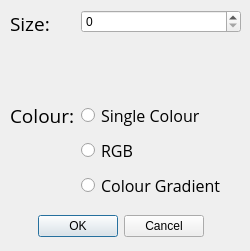
<?xml version="1.0" encoding="UTF-8"?>
<ui version="4.0">
 <class>ConfigDialog</class>
 <widget class="QDialog" name="ConfigDialog">
  <property name="geometry">
   <rect>
    <x>0</x>
    <y>0</y>
    <width>250</width>
    <height>251</height>
   </rect>
  </property>
  <property name="windowTitle">
   <string>Dialog</string>
  </property>
  <widget class="QDialogButtonBox" name="buttonBox">
   <property name="geometry">
    <rect>
     <x>10</x>
     <y>210</y>
     <width>221</width>
     <height>32</height>
    </rect>
   </property>
   <property name="orientation">
    <enum>Qt::Horizontal</enum>
   </property>
   <property name="standardButtons">
    <set>QDialogButtonBox::Cancel|QDialogButtonBox::Ok</set>
   </property>
   <property name="centerButtons">
    <bool>true</bool>
   </property>
  </widget>
  <widget class="QWidget" name="layoutWidget">
   <property name="geometry">
    <rect>
     <x>10</x>
     <y>10</y>
     <width>231</width>
     <height>190</height>
    </rect>
   </property>
   <layout class="QFormLayout" name="formLayout">
    <item row="1" column="0">
     <widget class="QLabel" name="label">
      <property name="font">
       <font>
        <family>Open Sans</family>
        <pointsize>14</pointsize>
       </font>
      </property>
      <property name="text">
       <string>Size:</string>
      </property>
     </widget>
    </item>
    <item row="1" column="1">
     <widget class="QSpinBox" name="spinBox"/>
    </item>
    <item row="2" column="1">
     <spacer name="verticalSpacer">
      <property name="orientation">
       <enum>Qt::Vertical</enum>
      </property>
      <property name="sizeHint" stdset="0">
       <size>
        <width>20</width>
        <height>40</height>
       </size>
      </property>
     </spacer>
    </item>
    <item row="3" column="0">
     <widget class="QLabel" name="label_2">
      <property name="font">
       <font>
        <family>Open Sans</family>
        <pointsize>14</pointsize>
       </font>
      </property>
      <property name="text">
       <string>Colour:</string>
      </property>
     </widget>
    </item>
    <item row="3" column="1">
     <widget class="QRadioButton" name="radioButton_Single">
      <property name="font">
       <font>
        <family>Open Sans</family>
        <pointsize>12</pointsize>
       </font>
      </property>
      <property name="text">
       <string>Single Colour</string>
      </property>
     </widget>
    </item>
    <item row="4" column="1">
     <widget class="QRadioButton" name="radioButton_RGB">
      <property name="font">
       <font>
        <family>Open Sans</family>
        <pointsize>12</pointsize>
       </font>
      </property>
      <property name="text">
       <string>RGB</string>
      </property>
     </widget>
    </item>
    <item row="5" column="1">
     <widget class="QRadioButton" name="radioButton_Gradient">
      <property name="font">
       <font>
        <family>Open Sans</family>
        <pointsize>12</pointsize>
       </font>
      </property>
      <property name="text">
       <string>Colour Gradient</string>
      </property>
     </widget>
    </item>
   </layout>
  </widget>
 </widget>
 <resources/>
 <connections>
  <connection>
   <sender>buttonBox</sender>
   <signal>accepted()</signal>
   <receiver>ConfigDialog</receiver>
   <slot>accept()</slot>
   <hints>
    <hint type="sourcelabel">
     <x>248</x>
     <y>254</y>
    </hint>
    <hint type="destinationlabel">
     <x>157</x>
     <y>274</y>
    </hint>
   </hints>
  </connection>
  <connection>
   <sender>buttonBox</sender>
   <signal>rejected()</signal>
   <receiver>ConfigDialog</receiver>
   <slot>reject()</slot>
   <hints>
    <hint type="sourcelabel">
     <x>316</x>
     <y>260</y>
    </hint>
    <hint type="destinationlabel">
     <x>286</x>
     <y>274</y>
    </hint>
   </hints>
  </connection>
 </connections>
</ui>
